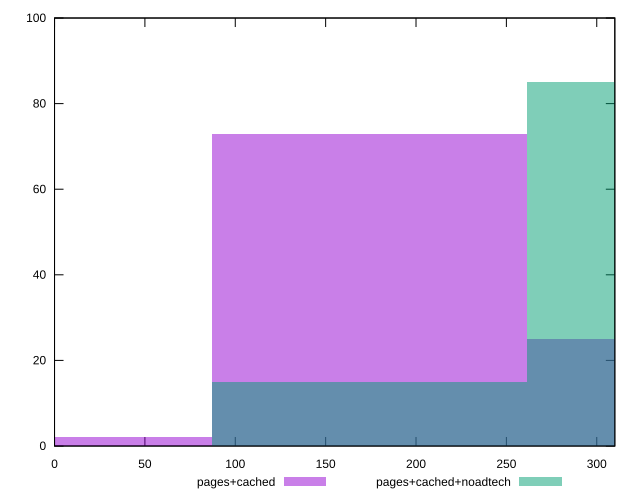

The gnuplot source for this figure:
reset

$pagesCached <<EOF
0 2
174.17257310185633 73
348.34514620371266 25
EOF

$pagesCachedNoadtech <<EOF
174.17257310185633 15
348.34514620371266 85
EOF

set key outside below
set boxwidth 174.17257310185633
set xrange [0:310]
set yrange [0:100]
set trange [0:100]
set style fill transparent solid 0.5 noborder
set terminal svg size 640, 500 enhanced background rgb 'white'
set output "report_00019_2021-02-10T18-14-37.922Z//offscreen-images/comparison/histogram/1_vs_2.svg"

plot $pagesCached title "pages+cached" with boxes, \
     $pagesCachedNoadtech title "pages+cached+noadtech" with boxes

reset
